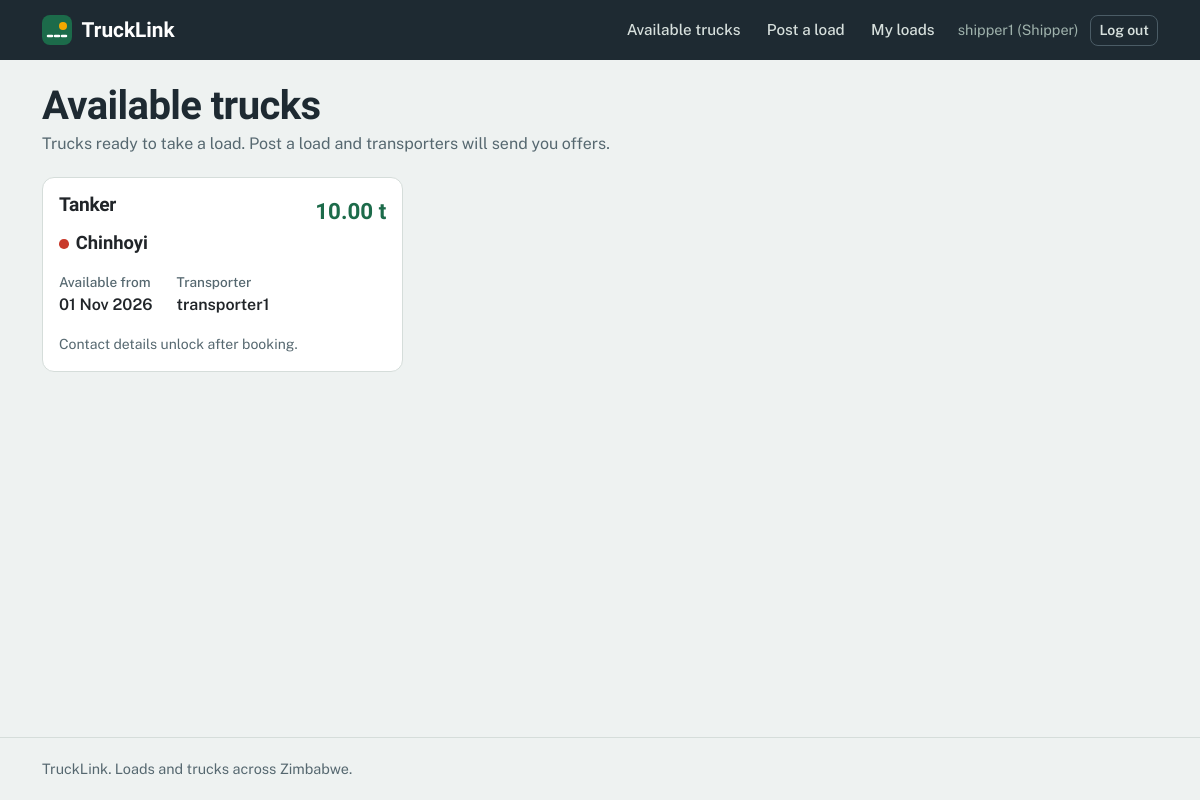
Before: /trucks/ (signed in) with the older database file.
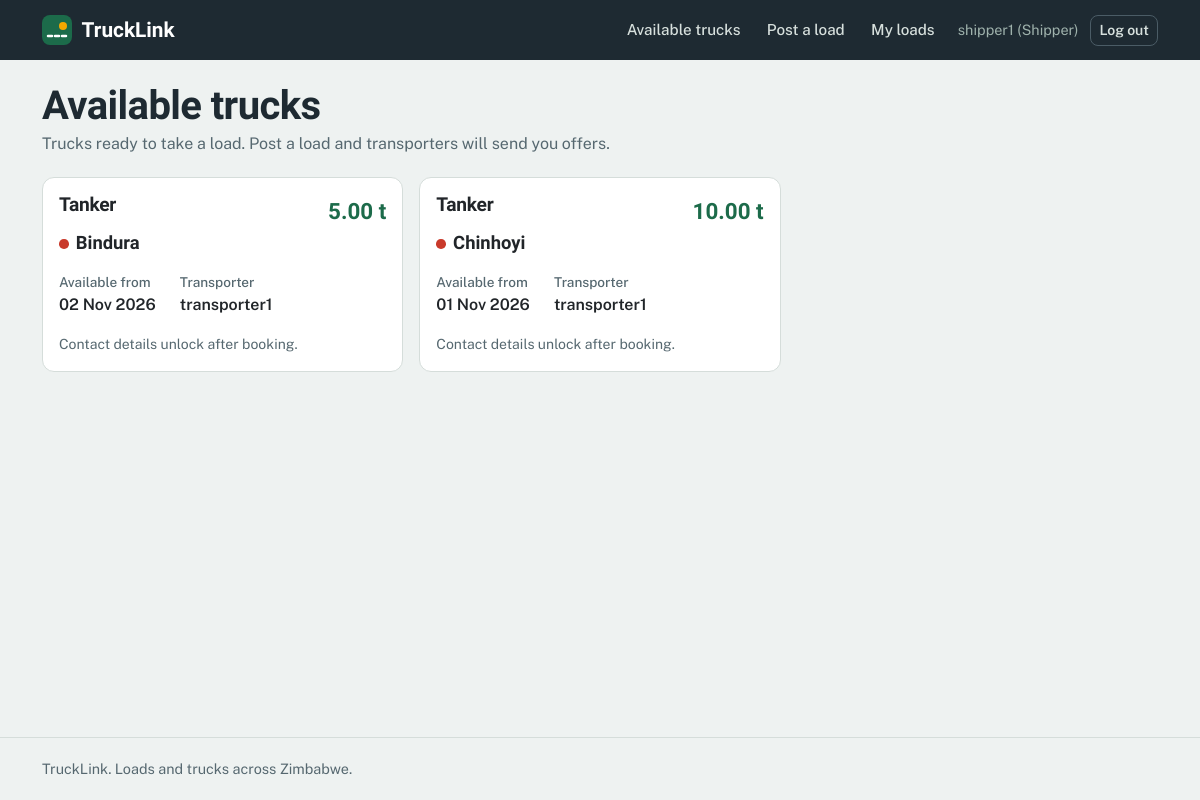
After: the same page with the newer database file.
### trucks/models.py (models this page shows, shortened)
class Truck(models.Model):
    TYPE_CHOICES = [
        ('flatbed', 'Flatbed'),
        ('tipper', 'Tipper'),
        ('tanker', 'Tanker'),
        ('refrigerated', 'Refrigerated'),
        ('box', 'Closed box / lorry'),
        ('lowbed', 'Lowbed'),
    ]
    owner = models.ForeignKey(settings.AUTH_USER_MODEL, on_delete=models.CASCADE,
                              related_name='trucks')
    truck_type = models.CharField(max_length=20, choices=TYPE_CHOICES)
    capacity_tonnes = models.DecimalField(max_digits=6, decimal_places=2)
    registration_number = models.CharField(max_length=20)
    current_location = models.CharField(max_length=100)
    heading_to = models.CharField(max_length=100, blank=True)
    available_from = models.DateField(null=True, blank=True)
    is_available = models.BooleanField(default=True)
    created_at = models.DateTimeField(auto_now_add=True)

### trucks/views.py (the view)
# urls.py: path('', views.truck_list, name='truck_list'),
@login_required
def truck_list(request):
    if _role(request.user) == 'transporter':
        return redirect('load_list')
    trucks = Truck.objects.filter(is_available=True).order_by('-created_at')
    return render(request, 'trucks/truck_list.html', {'trucks': trucks})

### trucks/views.py (called while the page is built)
def _role(user):
    profile = getattr(user, 'profile', None)
    return profile.role if profile else None

### trucks/templates/trucks/truck_list.html (shortened to what this page needs)
{% extends 'base.html' %}
{% block content %}
<div class="page-head">
  <h1>Available trucks</h1>
  <p class="muted mb-0">Trucks ready to take a load. Post a load and transporters will send you offers.</p>
</div>
<div class="row g-3">
  {% for truck in trucks %}
  <div class="col-12 col-md-6 col-xl-4">
    <article class="card h-100">
      <div class="card-body">
        <div class="d-flex justify-content-between align-items-start">
          <h2 class="load-title">{{ truck.get_truck_type_display }}</h2>
          <span class="cap">{{ truck.capacity_tonnes }} t</span>
        </div>
        <div class="route"><span class="town">{{ truck.current_location }}</span></div>
        <dl class="facts">
          <div><dt>Available from</dt><dd>{{ truck.available_from|date:"d M Y"|default:"Now" }}</dd></div>
          <div><dt>Transporter</dt><dd>{{ truck.owner.username }}</dd></div>
        </dl>
        <p class="small muted mb-0">Contact details unlock after booking.</p>
      </div>
    </article>
  </div>
  {% empty %}
  <div class="col-12"><div class="empty">No trucks available yet. When a transporter registers one, it will appear here.</div></div>
  {% endfor %}
</div>
{% endblock %}

Changed rows visible on the page:
added Truck: truck_type "Tanker", capacity_tonnes "5.00", current_location "Bindura", available_from "02 Nov 2026", owner.username "transporter1"
